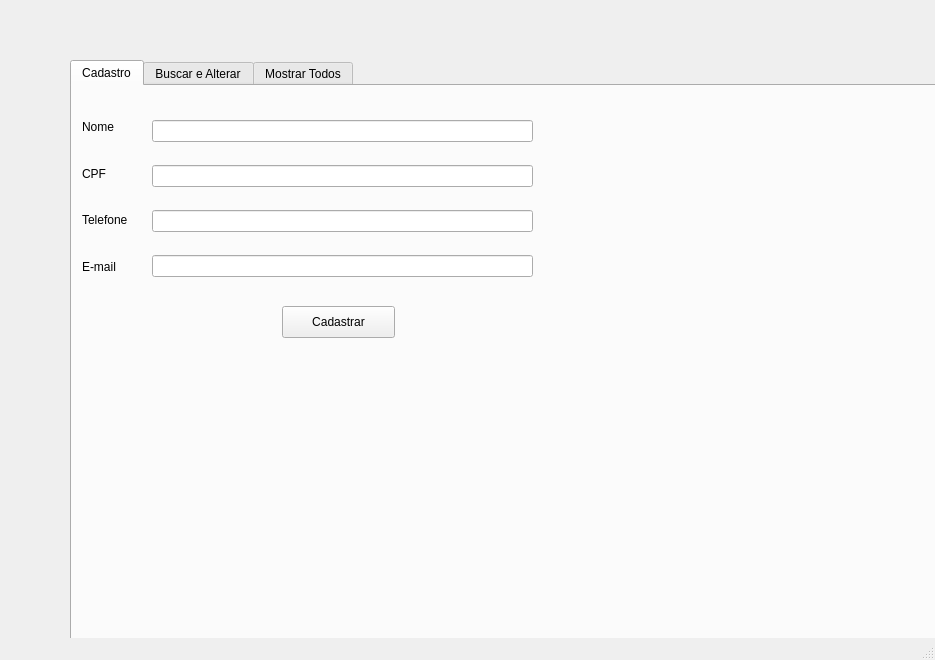
<?xml version="1.0" encoding="UTF-8"?>
<ui version="4.0">
 <class>MainWindow</class>
 <widget class="QMainWindow" name="MainWindow">
  <property name="enabled">
   <bool>true</bool>
  </property>
  <property name="geometry">
   <rect>
    <x>0</x>
    <y>0</y>
    <width>935</width>
    <height>660</height>
   </rect>
  </property>
  <property name="sizePolicy">
   <sizepolicy hsizetype="Fixed" vsizetype="Fixed">
    <horstretch>0</horstretch>
    <verstretch>0</verstretch>
   </sizepolicy>
  </property>
  <property name="windowTitle">
   <string notr="true">MainWindow</string>
  </property>
  <property name="accessibleName">
   <string notr="true"/>
  </property>
  <property name="accessibleDescription">
   <string notr="true"/>
  </property>
  <property name="autoFillBackground">
   <bool>false</bool>
  </property>
  <property name="toolButtonStyle">
   <enum>Qt::ToolButtonIconOnly</enum>
  </property>
  <widget class="QWidget" name="centralwidget">
   <widget class="QTabWidget" name="tabWidget">
    <property name="geometry">
     <rect>
      <x>70</x>
      <y>60</y>
      <width>901</width>
      <height>601</height>
     </rect>
    </property>
    <property name="maximumSize">
     <size>
      <width>901</width>
      <height>601</height>
     </size>
    </property>
    <property name="whatsThis">
     <string>&lt;!DOCTYPE HTML PUBLIC &quot;-//W3C//DTD HTML 4.0//EN&quot; &quot;http://www.w3.org/TR/REC-html40/strict.dtd&quot;&gt;
&lt;html&gt;&lt;head&gt;&lt;meta name=&quot;qrichtext&quot; content=&quot;1&quot; /&gt;&lt;style type=&quot;text/css&quot;&gt;
p, li { white-space: pre-wrap; }
&lt;/style&gt;&lt;/head&gt;&lt;body style=&quot; font-family:'MS Shell Dlg 2'; font-size:8pt; font-weight:400; font-style:normal;&quot;&gt;
&lt;p align=&quot;center&quot; style=&quot; margin-top:12px; margin-bottom:12px; margin-left:0px; margin-right:0px; -qt-block-indent:0; text-indent:0px;&quot;&gt;&lt;span style=&quot; font-size:12pt;&quot;&gt;&lt;br /&gt;&lt;/span&gt;&lt;/p&gt;&lt;/body&gt;&lt;/html&gt;</string>
    </property>
    <property name="currentIndex">
     <number>0</number>
    </property>
    <widget class="QWidget" name="tab">
     <attribute name="title">
      <string>Cadastro</string>
     </attribute>
     <widget class="QWidget" name="layoutWidget">
      <property name="geometry">
       <rect>
        <x>80</x>
        <y>17</y>
        <width>381</width>
        <height>191</height>
       </rect>
      </property>
      <layout class="QVBoxLayout" name="verticalLayout_2">
       <item>
        <widget class="QLineEdit" name="lineEdit"/>
       </item>
       <item>
        <widget class="QLineEdit" name="lineEdit_2"/>
       </item>
       <item>
        <widget class="QLineEdit" name="lineEdit_3"/>
       </item>
       <item>
        <widget class="QLineEdit" name="lineEdit_4"/>
       </item>
      </layout>
     </widget>
     <widget class="QWidget" name="layoutWidget">
      <property name="geometry">
       <rect>
        <x>10</x>
        <y>20</y>
        <width>61</width>
        <height>181</height>
       </rect>
      </property>
      <layout class="QVBoxLayout" name="verticalLayout">
       <item>
        <widget class="QLabel" name="label">
         <property name="text">
          <string>Nome</string>
         </property>
        </widget>
       </item>
       <item>
        <widget class="QLabel" name="label_2">
         <property name="text">
          <string>CPF</string>
         </property>
        </widget>
       </item>
       <item>
        <widget class="QLabel" name="label_4">
         <property name="text">
          <string>Telefone</string>
         </property>
        </widget>
       </item>
       <item>
        <widget class="QLabel" name="label_3">
         <property name="text">
          <string>E-mail</string>
         </property>
        </widget>
       </item>
      </layout>
     </widget>
     <widget class="QPushButton" name="pushButton_2">
      <property name="geometry">
       <rect>
        <x>210</x>
        <y>220</y>
        <width>113</width>
        <height>32</height>
       </rect>
      </property>
      <property name="text">
       <string>Cadastrar</string>
      </property>
     </widget>
    </widget>
    <widget class="QWidget" name="tab_2">
     <attribute name="title">
      <string>Buscar e Alterar</string>
     </attribute>
     <widget class="QPushButton" name="pushButton_3">
      <property name="geometry">
       <rect>
        <x>80</x>
        <y>240</y>
        <width>113</width>
        <height>32</height>
       </rect>
      </property>
      <property name="text">
       <string>Buscar</string>
      </property>
     </widget>
     <widget class="QPushButton" name="pushButton_4">
      <property name="geometry">
       <rect>
        <x>350</x>
        <y>240</y>
        <width>113</width>
        <height>32</height>
       </rect>
      </property>
      <property name="text">
       <string>Alterar</string>
      </property>
     </widget>
     <widget class="QWidget" name="layoutWidget_2">
      <property name="geometry">
       <rect>
        <x>10</x>
        <y>40</y>
        <width>61</width>
        <height>171</height>
       </rect>
      </property>
      <layout class="QVBoxLayout" name="verticalLayout_3">
       <item>
        <widget class="QLabel" name="label_5">
         <property name="text">
          <string>Nome</string>
         </property>
        </widget>
       </item>
       <item>
        <widget class="QLabel" name="label_6">
         <property name="text">
          <string>CPF</string>
         </property>
        </widget>
       </item>
       <item>
        <widget class="QLabel" name="label_7">
         <property name="text">
          <string>Telefone</string>
         </property>
        </widget>
       </item>
       <item>
        <widget class="QLabel" name="label_8">
         <property name="text">
          <string>E-mail</string>
         </property>
        </widget>
       </item>
      </layout>
     </widget>
     <widget class="QWidget" name="layoutWidget_3">
      <property name="geometry">
       <rect>
        <x>80</x>
        <y>30</y>
        <width>381</width>
        <height>191</height>
       </rect>
      </property>
      <layout class="QVBoxLayout" name="verticalLayout_4">
       <item>
        <widget class="QLineEdit" name="lineEdit_5"/>
       </item>
       <item>
        <widget class="QLineEdit" name="lineEdit_6"/>
       </item>
       <item>
        <widget class="QLineEdit" name="lineEdit_7"/>
       </item>
       <item>
        <widget class="QLineEdit" name="lineEdit_8"/>
       </item>
      </layout>
     </widget>
    </widget>
    <widget class="QWidget" name="tab_3">
     <attribute name="title">
      <string>Mostrar Todos</string>
     </attribute>
     <widget class="QTextBrowser" name="textBrowser">
      <property name="geometry">
       <rect>
        <x>0</x>
        <y>10</y>
        <width>451</width>
        <height>171</height>
       </rect>
      </property>
     </widget>
     <widget class="QPushButton" name="pushButton">
      <property name="geometry">
       <rect>
        <x>170</x>
        <y>190</y>
        <width>113</width>
        <height>32</height>
       </rect>
      </property>
      <property name="text">
       <string>Mostrar</string>
      </property>
     </widget>
    </widget>
   </widget>
  </widget>
  <widget class="QStatusBar" name="statusbar"/>
 </widget>
 <resources/>
 <connections/>
</ui>
